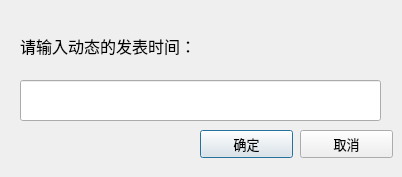
<?xml version="1.0" encoding="UTF-8"?>
<ui version="4.0">
 <class>Deltext</class>
 <widget class="QDialog" name="Deltext">
  <property name="geometry">
   <rect>
    <x>0</x>
    <y>0</y>
    <width>402</width>
    <height>177</height>
   </rect>
  </property>
  <property name="windowTitle">
   <string>Dialog</string>
  </property>
  <widget class="QLabel" name="label">
   <property name="geometry">
    <rect>
     <x>20</x>
     <y>20</y>
     <width>371</width>
     <height>51</height>
    </rect>
   </property>
   <property name="font">
    <font>
     <family>幼圆</family>
     <pointsize>12</pointsize>
    </font>
   </property>
   <property name="text">
    <string>请输入动态的发表时间：</string>
   </property>
   <property name="wordWrap">
    <bool>true</bool>
   </property>
  </widget>
  <widget class="QLineEdit" name="lineEdit">
   <property name="geometry">
    <rect>
     <x>20</x>
     <y>80</y>
     <width>361</width>
     <height>41</height>
    </rect>
   </property>
   <property name="font">
    <font>
     <pointsize>10</pointsize>
    </font>
   </property>
  </widget>
  <widget class="QPushButton" name="yes">
   <property name="geometry">
    <rect>
     <x>200</x>
     <y>130</y>
     <width>93</width>
     <height>28</height>
    </rect>
   </property>
   <property name="font">
    <font>
     <family>幼圆</family>
     <pointsize>10</pointsize>
    </font>
   </property>
   <property name="text">
    <string>确定</string>
   </property>
  </widget>
  <widget class="QPushButton" name="no">
   <property name="geometry">
    <rect>
     <x>300</x>
     <y>130</y>
     <width>93</width>
     <height>28</height>
    </rect>
   </property>
   <property name="font">
    <font>
     <family>幼圆</family>
     <pointsize>10</pointsize>
    </font>
   </property>
   <property name="text">
    <string>取消</string>
   </property>
  </widget>
 </widget>
 <resources/>
 <connections/>
</ui>
